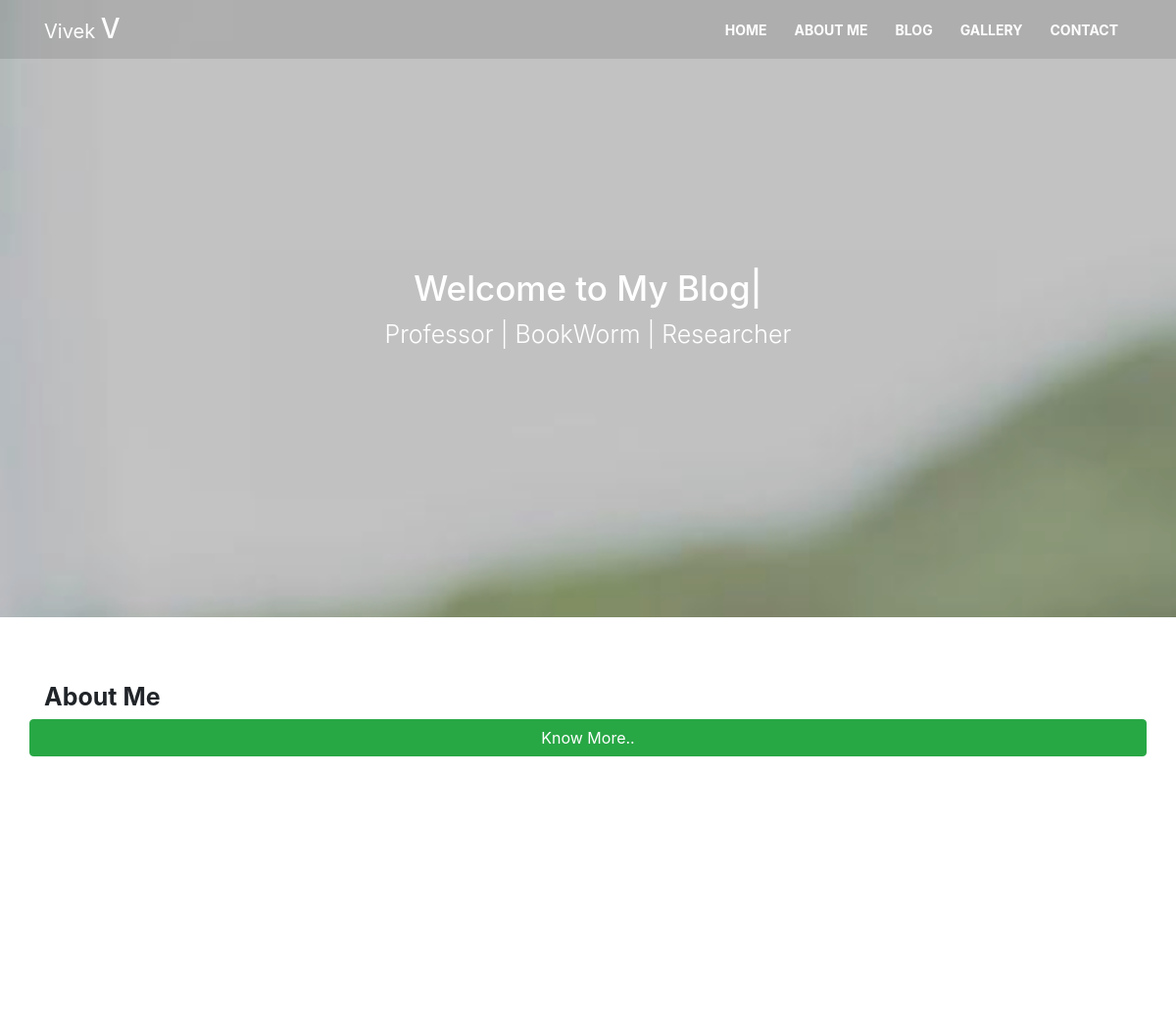
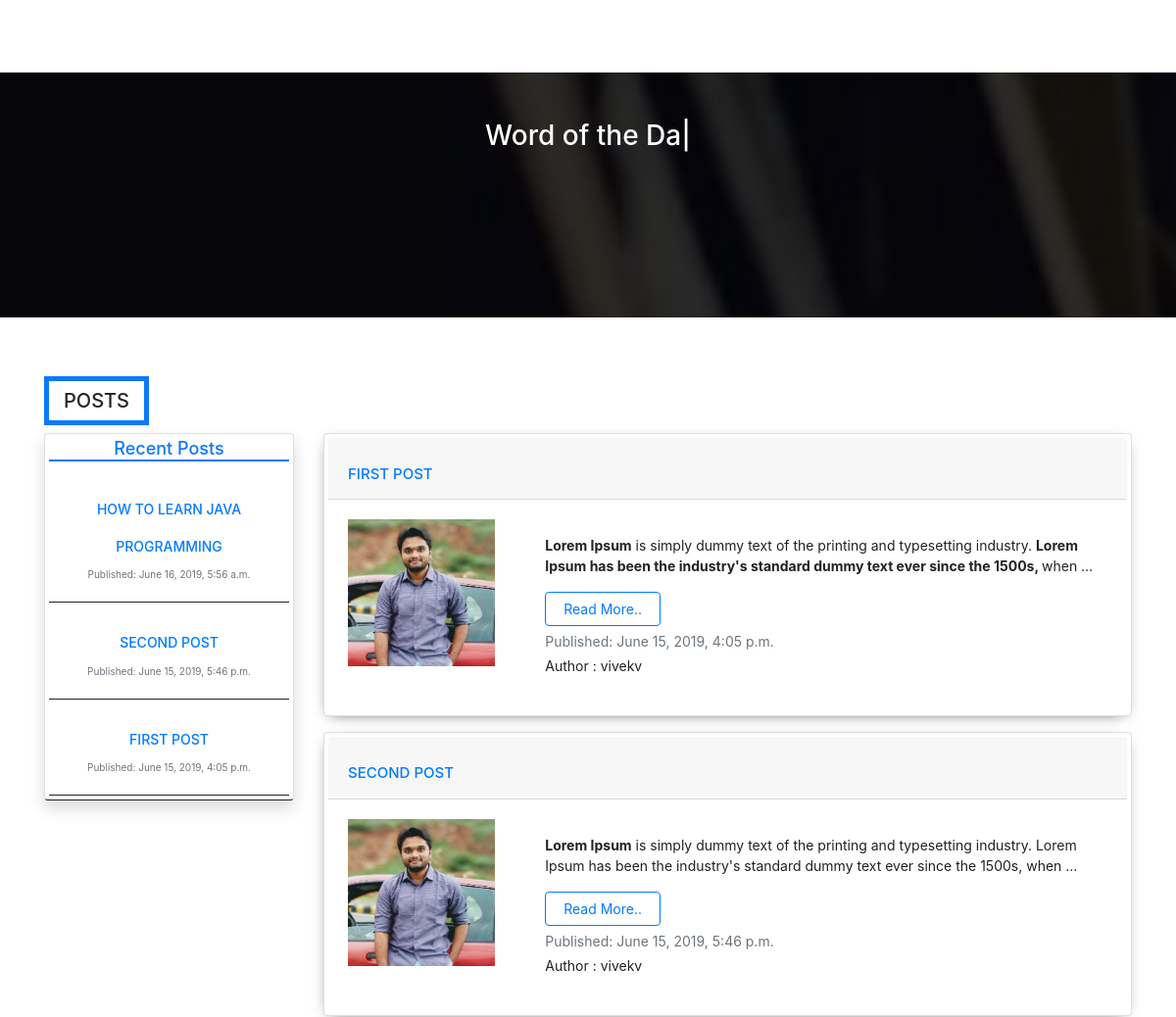
/ (upper part), run on an earlier commit of the app's database (2 pictures, top to bottom).
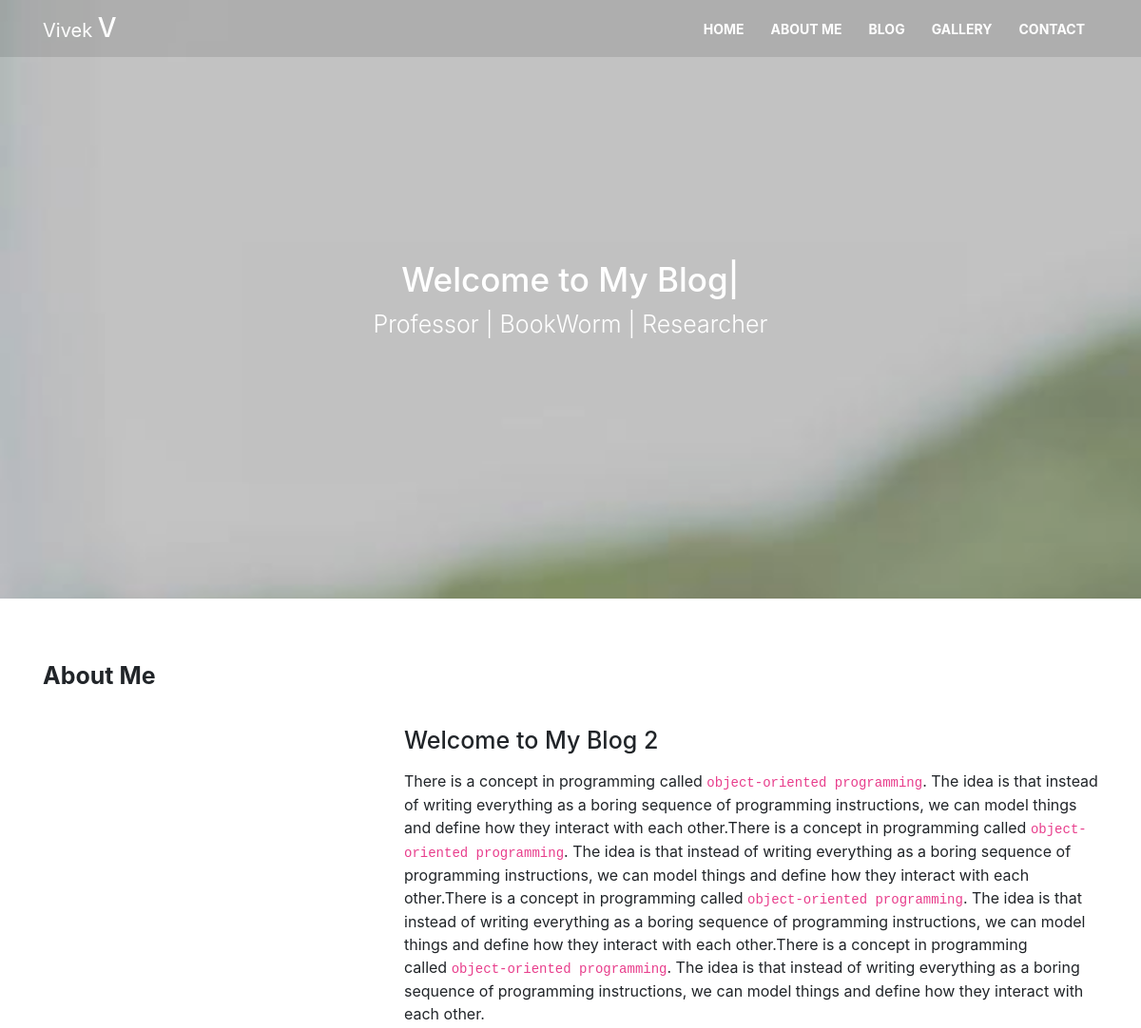
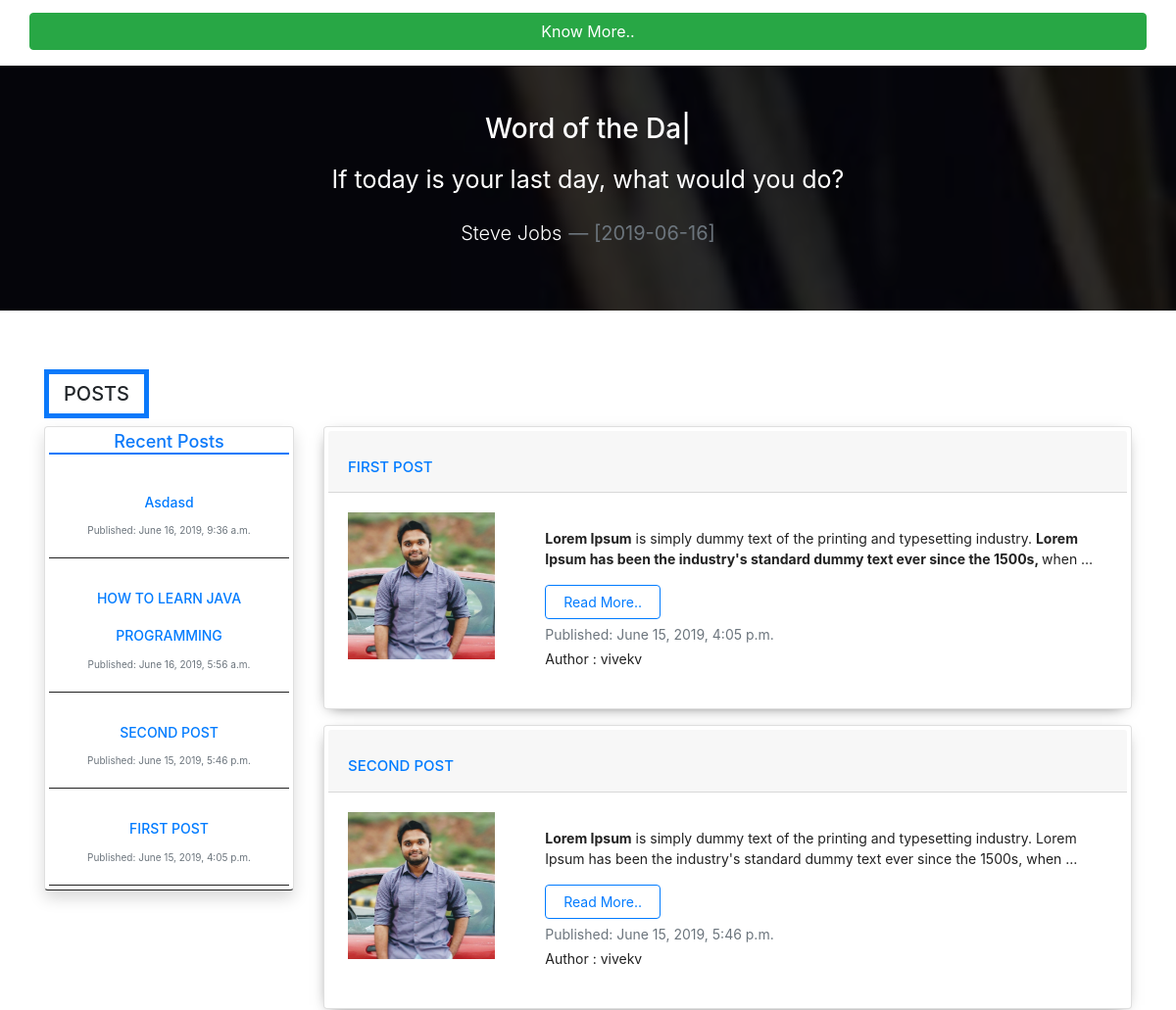
And on a later commit of the database (2 pictures, top to bottom).
### blog/models.py (models this page shows, shortened)
class Post(models.Model):
    author = models.ForeignKey(settings.AUTH_USER_MODEL, on_delete=models.CASCADE)
    title = models.CharField(max_length=200)
    text = RichTextField()
    created_date = models.DateTimeField(default=timezone.now)
    published_date = models.DateTimeField(blank=True, null=True)
    image = models.ImageField(upload_to='profile_pics',validators=[FileExtensionValidator(['jpg','gif','png'])],blank=True)

class Aboutme(models.Model):
    atitle = models.CharField(max_length=200, default="Welcome to My Blog")
    aimage = models.ImageField(upload_to='blog_images',validators=[FileExtensionValidator(['jpg','gif','png'])],blank=True)
    published_date = models.DateTimeField(default=timezone.now)
    atext = RichTextField()

class Quote(models.Model):
    qauthor = models.CharField(max_length=200)
    qdate = models.DateField()
    qtext = RichTextField()
    published_date = models.DateTimeField(default=timezone.now)

### blog/views.py (the view)
# urls.py: path('',views.home,name="home"),
def home(request):
    twoposts = Post.objects.filter(published_date__lte=timezone.now()).order_by('published_date')
    recentposts = Post.objects.filter(published_date__lte=timezone.now()).order_by('-published_date')
    mybio= Aboutme.objects.filter(published_date__lte=timezone.now()).order_by('-published_date')
    myquote=Quote.objects.filter(published_date__lte=timezone.now()).order_by('-published_date')
    return render(request, 'blog/home.html', {'twoposts':twoposts, 'recentposts':recentposts, 'mybio' : mybio , 'myquote' : myquote})

### blog/templates/blog/home.html (shortened to what this page needs)
{% extends 'blog/base.html' %}
{% load static %}
{% block bg_class %} my-header {% endblock %}
{% block bgdark_class %} my-header-dark-overlay{% endblock %}
{% block navbg %}my-navbar{% endblock %}
{% block homenav %}#showcase{% endblock %}
{% block aboutnav %}#home-aboutus-section{% endblock %}
{% block blognav %}#bloghome{% endblock %}
{% block gallerynav %}#imagegallery{% endblock %}
{% block content %}
<div class="container home">
    <div class="row">
        <div class="col-12">
            <div class="container homecentertext text-center text-white">
                <h1 class="sree"><span class="author"></span></h1>
                <p class="lead tagline">Professor | BookWorm | Researcher</p>
            </div>
        </div>
    </div>
</div>
</div>
</div>
</section>
<section id="home-aboutus-section" class="py-3">
    <div id="home-aboutus">
        <div class="home-aboutus-dark-overlay">
            <div class="container">
                <h1 class="font-weight-bold ">About Me</h1>
                <div class="row">
                {% for aboutme in mybio|slice:":1"  %}
                    <div class="col-lg-4 col-md-4 col-sm-12 col-12 aboutright">
                    </div>
                    <div class="col-lg-8 col-md-8 col-sm-12 col-12 aboutleft">
                        <h3 class="">{{aboutme.atitle}}</h3>
                        <p class="lead">{{aboutme.atext|safe}}</p>
                    </div>
                    {% endfor %}
                    <a href="{% url 'about' %}" class="btn btn-success btn-block">Know More..</a>
                </div>
            </div>
        </div>
    </div>
</section>
<section id="explore-head-section" class="bg-primary">
    <div class="explore-head-section-dark-overlay">
        <div class="container">
            <div class="row">
                <div class="col text-center">
                    <div class="py-5">
                        <h3 class=""> <span class="mywords"></span></h3>
                        {% for qoday in myquote|slice:":1"  %}
                        <p class="lead">{{qoday.qtext|safe}}</p>
                        <p><span class="lead d-inline">{{qoday.qauthor|safe}}</span> <span class=" d-inline blockquote-footer">[{{qoday.qdate|safe}}]</span></p>
                        {% endfor %}
                    </div>
                </div>
            </div>
        </div>
</section>
<section id="bloghome">
    <div class="container">
        <h1 class="text-center d-inline-block">Posts</h1>
        <div class="row">
            <div class="col-lg-3 col-md-3 col-sm-12 col-12 text-center">
                <div class="card recentposts shadow p-1 mb-3 bg-white rounded">
                    <h3 class="text-center">Recent Posts</h3>
                    {% for post in recentposts|slice:":5" %}
                    <div class="p-3 recentposts">
                        <h2 class="text-capitalize"><a class="text-capitalize" href="{% url 'post_detail' pk=post.pk %}">{{ post.title }}</a></h2>
                        <p class="mb-1 text-muted">Published: {{ post.published_date }}</p>
                    </div>
                    {% endfor %}
                </div>
            </div>
            <div class="col-lg-9 col-md-9 col-sm-12 col-12">
                {% for post in twoposts|slice:":2"  %}
                <div class="card mb-3 myposts p-1 bg-white rounded">
                    <h2 class="card-header bheading"><a href="{% url 'post_detail' pk=post.pk %}">{{ post.title }}</a></h2>
                    <div class="card-body">
                        <div class="row">
                            <div class="col-lg-3 col-md-3 col-sm-3 col-3">
                                {% if post.image %}
                                <img class="img-responsive" src="{{ post.image.url }}">
                                {% endif %}
                            </div>
                            <div class="col-lg-9 col-md-9 col-sm-9 col-9 read">
                                <p class="card-text">{{ post.text|safe|truncatewords:25|linebreaks }}</p>
                                <a class="btn btn-outline-primary" href="{% url 'post_detail' pk=post.pk %}" class="text-primary">Read More..</a>
                                <p class="mb-1 text-muted">Published: {{ post.published_date }}</p>
                                <p class="text-lead">Author : {{ post.author }}</p>
                            </div>
                        </div>
                    </div>
                </div>
                {% endfor %}
            </div>
        </div>
    </div>
</section>
{% endblock %}

### blog/templates/blog/base.html (shortened to what this page needs)
{% load static %}
<!doctype html>
<html lang="en">
<head>
    <link rel="stylesheet" href="https://stackpath.bootstrapcdn.com/bootstrap/4.3.1/css/bootstrap.min.css">
    <link rel="stylesheet" href="https://stackpath.bootstrapcdn.com/font-awesome/4.7.0/css/font-awesome.min.css">
       <link rel="stylesheet" href="https://cdnjs.cloudflare.com/ajax/libs/baguettebox.js/1.11.0/baguetteBox.min.css">
    <link rel="stylesheet" href="{% static "css/style.css" %}">
</head>
<body>
        <section id="showcase">
            <div class="{% block bg_class %}{% endblock %}" >
                <div class="{% block bgdark_class %}{% endblock %}">
                    <nav class="{% block navbg %}{% endblock %} navbar navbar-expand-md navbar-dark bg-dark fixed-top">
                        <div class="container">
                            <a href="{% url 'home' %}" class="navbar-brand d-none d-sm-block">Vivek <span class="h3">V</span></a>
                            <div class="collapse navbar-collapse font-weight-bold" id="myNavbar">
                                <ul class="navbar-nav ml-auto">
                                    <li class="nav-item">
                                        <a href="{% block homenav %}{% endblock %}" class="nav-link ">Home</a>
                                    </li>
                                    <li class="nav-item">
                                        <a href="{% block aboutnav %}{% endblock %}" class="nav-link">About Me</a>
                                    </li>
                                    <li class="nav-item">
                                        <a href="{% block blognav %}{% endblock %}" class="nav-link">Blog</a>
                                    </li>
                                    <li class="nav-item">
                                        <a href="{% block gallerynav %}{% endblock %}" class="nav-link">Gallery</a>
                                    </li>
                                    <li class="nav-item">
                                        <a href="{% url 'contact' %}" class="nav-link">Contact</a>
                                    </li>
                                </ul>
                            </div>
                        </div>
                    </nav>
                {% block content %}
              {% endblock %}
    </body>
    </html>

What changed in the data, as far as the page shows it:
added Aboutme: atitle "Welcome to My Blog 2", atext "There is a concept in programming called object-oriented programming . The idea is that instead of writing everything as a boring sequence of programming instructions, we can model things and define how they interact with each other.There is a concept in programming called object-oriented programming . The idea is that instead of writing everything as a boring sequence of programming instructions, we can model things and define how they interact with each other.There is a concept in programming called object-oriented programming . The idea is that instead of writing everything as a boring sequence of programming instructions, we can model things and define how they interact with each…"
added Quote: qtext "If today is your last day, what would you do?", qauthor "Steve Jobs", qdate "2019-06-16"
added Post: title "Asdasd", published_date "June 16, 2019, 9:36 a.m.", shown under "Recent Posts"
